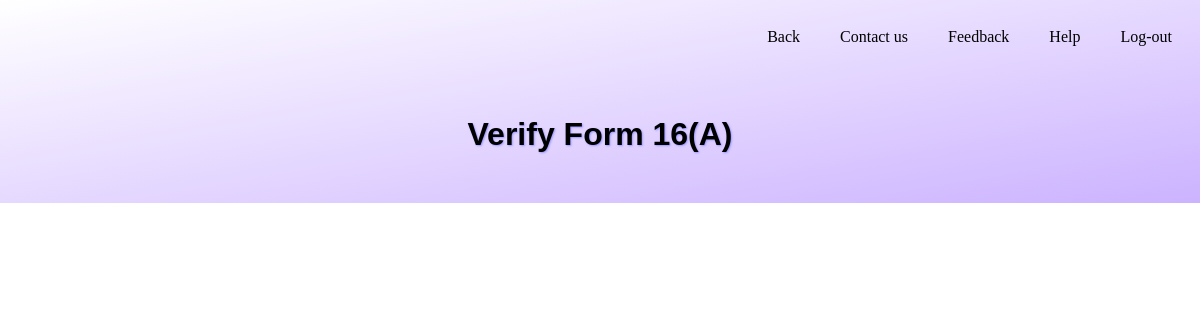
The app's page /verify_form.php?key=69863094dc, older data.
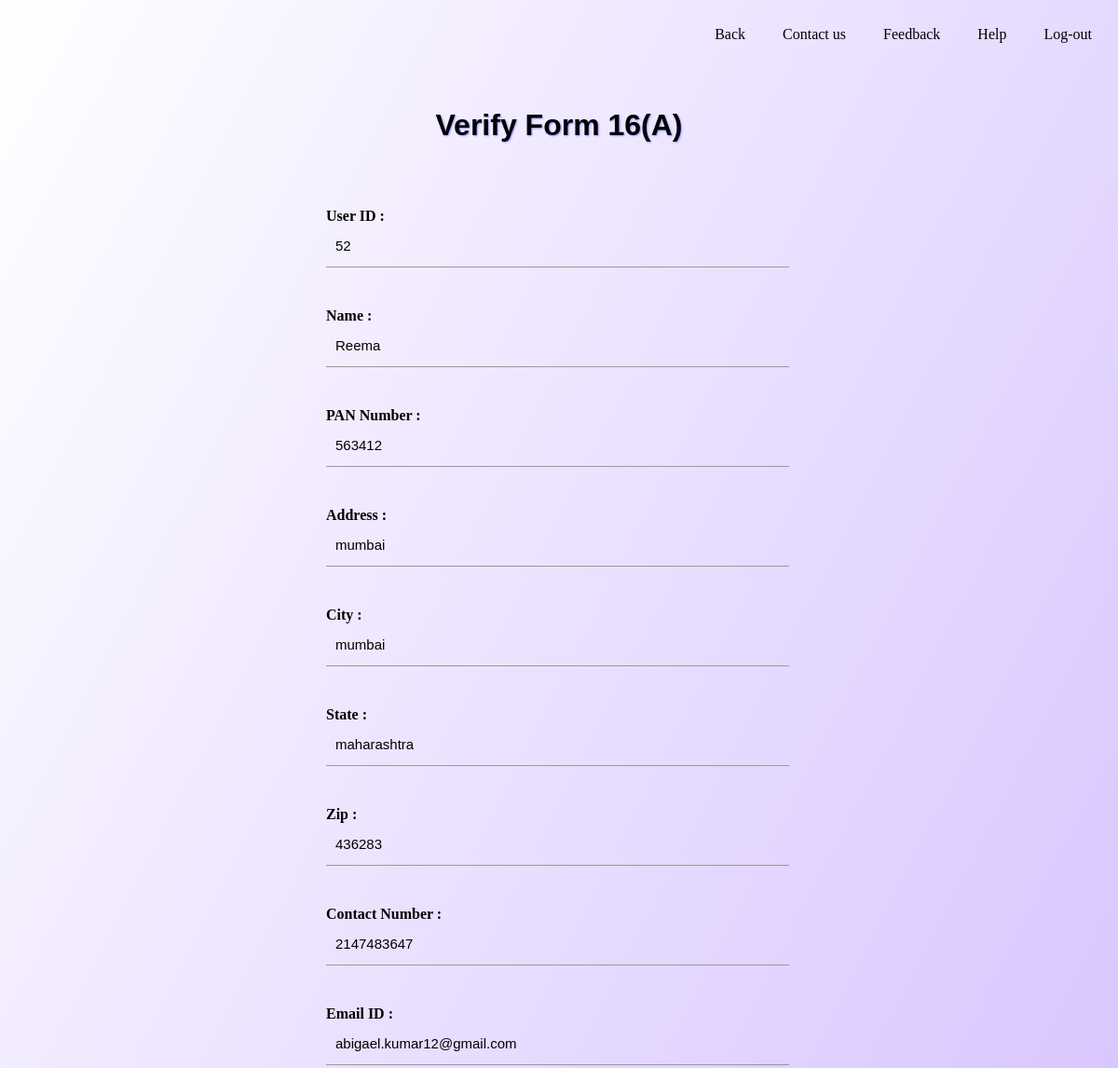
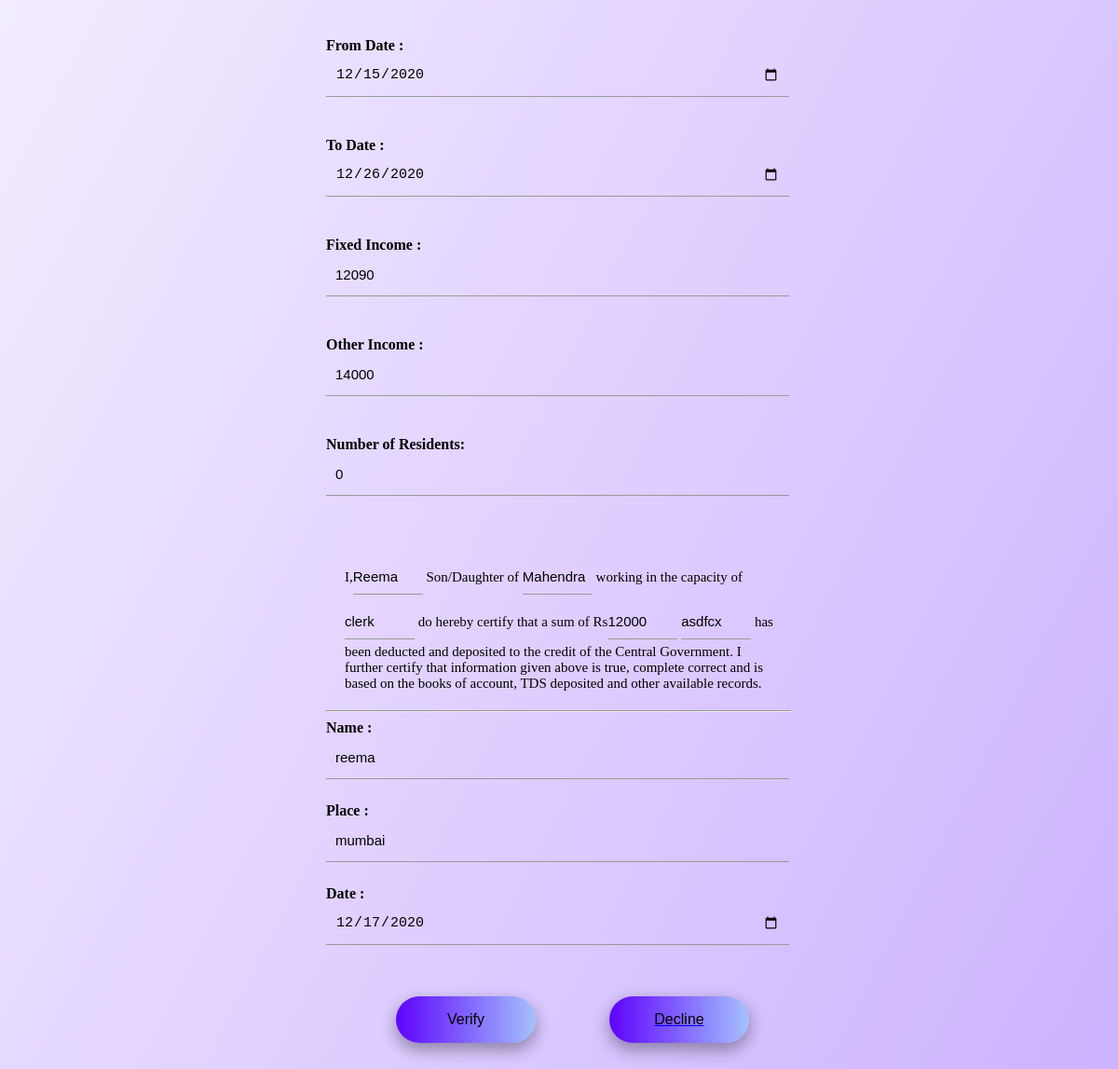
The same page, newer data (2 pictures, top to bottom).
### tables this page shows
CREATE TABLE `tax_form` (
  `userid` int(30) NOT NULL,
  `name` varchar(50) NOT NULL,
  `pannumber` int(50) NOT NULL,
  `address` varchar(250) NOT NULL,
  `city` varchar(250) NOT NULL,
  `state` varchar(250) NOT NULL,
  `zip` varchar(50) NOT NULL,
  `contactnumber` int(10) NOT NULL,
  `email` varchar(250) NOT NULL,
  `fromdate` date NOT NULL,
  `todate` date NOT NULL,
  `fixedincome` int(250) NOT NULL,
  `otherincome` int(250) NOT NULL,
  `noofresidents` int(15) NOT NULL,
  `name1` varchar(50) NOT NULL,
  `name2` varchar(50) NOT NULL,
  `work` varchar(50) NOT NULL,
  `amt` int(10) NOT NULL,
  `words` text NOT NULL,
  `sign` varchar(50) NOT NULL,
  `place` varchar(50) NOT NULL,
  `date` date NOT NULL,
  `keyw` varchar(250) NOT NULL,
  `verification` tinyint(1) NOT NULL
);

### verify_form.php (the view, shortened to what this page needs)
<!DOCTYPE html>
<html>
<head>
    <link rel="stylesheet" href="./style.css"/>
</head>
<body>
    <div class="nav">
        <nav>
            <ul>
                <li><a href="logout.php">Log-out</a></li>
                <li><a href="help.html">Help</a></li>
                <li><a href="feedback.php">Feedback</a></li>
                <li><a href="#">Contact us</a></li>
                <li><a href="CA_wlc.php">Back</a></li>
            </ul>
        </nav>
    </div>
    <h1 class="heading">Verify Form 16(A)</h1>
<?php
    require('db.php');
    if (isset($_GET['key'])) {
        $error="";
        $key = $_GET["key"];
        $query2 = "select * from `tax_form` where `keyw` = trim('".$key."');";
        $query_run = mysqli_query($con , $query2)  or die(mysqli_error($con));
        $row = mysqli_fetch_assoc($query_run);
        if ($row == ""){
              $error .= "<h2>Invalid Form</h2>
                <p><a href='/verify_form_list.php'>
                Click here</a> to Go back.</p>";
            }else{
                $verification = $row['verification'];
                if ($verification == 0){
                ?>
                    <div class="form-box">
                        <form action="" method="post" class="form">
                            <label for="userid"><b>User ID : </b></label>
                            <input type="text" value="<?php echo $row['userid']?>" class="login-input" id="psd" name="userid" required><br><br>
                            <label for="name"><b>Name : </b></label>
                            <input type="text" value="<?php echo $row['name']?>" class="login-input" id="psd" name="name" required><br><br>
                            <label for="pannumber"><b>PAN Number : </b></label>
                            <input type="text" value="<?php echo $row['pannumber']?>" class="login-input" id="psd" name="pannumber" required><br><br>
                            <label for="address"><b>Address : </b></label>
                            <input type="text" value="<?php echo $row['address']?>" class="login-input" id="psd" name="address" required><br><br>
                            <label for="city"><b>City : </b></label>
                            <input type="text" value="<?php echo $row['city']?>" class="login-input" id="psd" name="city" required><br><br>
                            <label for="state"><b>State : </b></label>
                            <input type="text" value="<?php echo $row['state']?>" class="login-input" id="psd" name="state" require><br><br>
                            <label for="zip"><b>Zip : </b></label>
                            <input type="text" value="<?php echo $row['zip']?>" class="login-input" id="psd" name="zip" required><br><br>
                            <label for="contactnumber"><b>Contact Number : </b></label>
                            <input type="text" value="<?php echo $row['contactnumber']?>" class="login-input" id="psd" name="contactnumber" required><br><br>
                            <label for="email"><b>Email ID : </b></label>
                            <input type="email" value="<?php echo $row['email']?>" class="login-input" id="psd" name="email" required><br><br>
                            <label for="fromdate"><b>From Date : </b></label>
                            <input type="date" value="<?php echo $row['fromdate']?>" class="login-input" id="psd" name="fromdate" required><br><br>
                            <label for="todate"><b>To Date : </b></label>
                            <input type="date" value="<?php echo $row['todate']?>" class="login-input" id="psd" name="todate" required><br><br>
                            <label for="fixedincome"><b>Fixed Income : </b></label>
                            <input type="text" value="<?php echo $row['fixedincome']?>" class="login-input" id="psd" name="fixedincome" required><br><br>
                            <label for="otherincome"><b>Other Income : </b></label>
                            <input type="text" value="<?php echo $row['otherincome']?>" class="login-input" id="psd" name="otherincome" required><br><br>
                            <div class="divBlock">
                                <label for="noofresidents"><b>Number of Residents: </b></label>
                                <input type="text" value="<?php echo $row['noofresidents']?>" class="login-input-x" name="noofresidents" id="1" required><br><br>
                            </div>
                            <p class="para"> I,<input type="text" value="<?php echo $row['name1']?>" class="input-form" id="psd" name="name1" required> Son/Daughter of <input type="text" class="input-form" value="<?php echo $row['name2']?>" id="psd" name="name2" required> working in the capacity of <input type="text" value="<?php echo $row['work']?>" class="input-form" id="psd" name="work" placeholder="Designation" required> do hereby certify that a sum of Rs<input type="text" value="<?php echo $row['amt']?>" class="input-form" id="psd" name="amt" required> <input type="text" class="input-form" id="psd" value="<?php echo $row['words']?>" name="words" placeholder="In words" required> has been deducted and deposited to the credit of the Central Government. I further certify that information given above is true, complete correct and is based on the books of account, TDS deposited and other available records.</p>
                    <hr>
                            <label for="name"><b>Name : </b></label>
                            <input type="text" value="<?php echo $row['sign']?>" class="login-input" id="psd" name="sign" required>
                            <label for="place"><b>Place : </b></label>
                            <input type="text" value="<?php echo $row['place']?>" class="login-input" id="psd" name="place" required>
                            <label for="date"><b>Date : </b></label>
                            <input type="date" value="<?php echo $row['date']?>" class="login-input" id="psd" name="date" required>
                            <input type="submit" value="Verify" name="verify" class="verify-button">
                            <a href="verify_form_list.php"><input type="submit" name="decline" value="Decline" class="verify-button"></a>
                        </form>
                    </div>
                <?php
                }
                else{
                    echo '<script type = "text/javascript">
                                alert("The form is already verified.")
                                window.location.replace("verify_form_list.php");
                              </script>';
                }
            }
        }
?>
</body>
</html>

### style.css (style rules this page uses)
html { background-image: linear-gradient(to bottom right, rgb(255,255,255) , rgb(204, 179, 255)); background-repeat: no-repeat; background-size: contain; }
.heading { margin: 50px auto; font-family: Arial, Helvetica, sans-serif; text-shadow: 1px 1px 2px #9999ff; text-align: center; }
ul { list-style-type: none; margin: 0; padding: 0; overflow: hidden; background: transparent; }
li { float: right; position: static; }
li a { display: block; color: black; text-align: center; padding: 14px 16px; text-decoration: none; background: transparent; }
nav ul li a { padding: 20px; }
.form { margin: 50px auto; width: 500px; padding: 20px 25px; background: transparent; }
.login-input { font-size: 15px; border: 1px solid #ccc; padding: 10px; margin-bottom: 25px; height: 25px; outline: none; background :transparent; border-left: 0; border-top: 0; border-right: 0; border-bottom: 1px solid #999; width: calc(100% - 23px); transition: border-bottom 0.3s ease; }
.login-input-x { font-size: 15px; border: 1px solid #ccc; padding: 10px; margin-bottom: 25px; height: 25px; outline: none; background :transparent; border-left: 0; border-top: 0; border-right: 0; border-bottom: 1px solid #999; width: calc(100% - 23px); transition: border-bottom 0.3s ease; }
.verify-button { color: black; background: #55a1ff; border: 0; outline: 0; width: 30%; height: 50px; align-items: center; margin-left: 75px; margin-top: 30px; font-size: 16px; text-align: center; display: inline; cursor: pointer; border-radius: 30px; background:linear-gradient(to right,#5f03fd,#a4c1fd); box-shadow: 0 8px 16px 0 rgba(0,0,0,0.2), 0 6px 20px 0 rgba(0,0,0,0.19); }
.para { font-size: 15px; padding: 0px; margin: 20px; text-align: left; background: transparent; }
.input-form { width: 75px; text-align: left; padding: 10px 0; font-size: 15px; margin: 5px 0; border-left: 0; border-top: 0; border-right: 0; border-bottom: 1px solid #999; outline: none; background :transparent; transition: border-bottom 0.3s ease; }

Row changes from the older to the newer data that the page shows:
added tax_form: userid "52", name "Reema", pannumber "563412", address "mumbai", city "mumbai", state "maharashtra", zip "436283", contactnumber "2147483647", email "abigael.kumar12@gmail.com", fromdate "12/15/2020", todate "12/26/2020", fixedincome "12090", otherincome "14000", noofresidents "0", name1 "Reema", name2 "Mahendra", work "clerk", amt "12000", words "asdfcx", sign "reema", place "mumbai", date "12/17/2020"
Text that changed along with them:
form field verify: (not shown) → "Verify"
form field decline: (not shown) → "Decline"
text now shown: "User ID : Name : PAN Number : Address : City : State : Zip : Contact Number : Email ID : From Date : To Date : Fixed Income : Other Income : Number of Residents: I, Son/Daughter of working in the capacity of do hereby certify that a sum of Rs has been deducted and deposited to the credit of the Central Government. I further certify that information given above is true, complete correct and is based on the books of account, TDS deposited and other available records. Name : Place : Date :"
